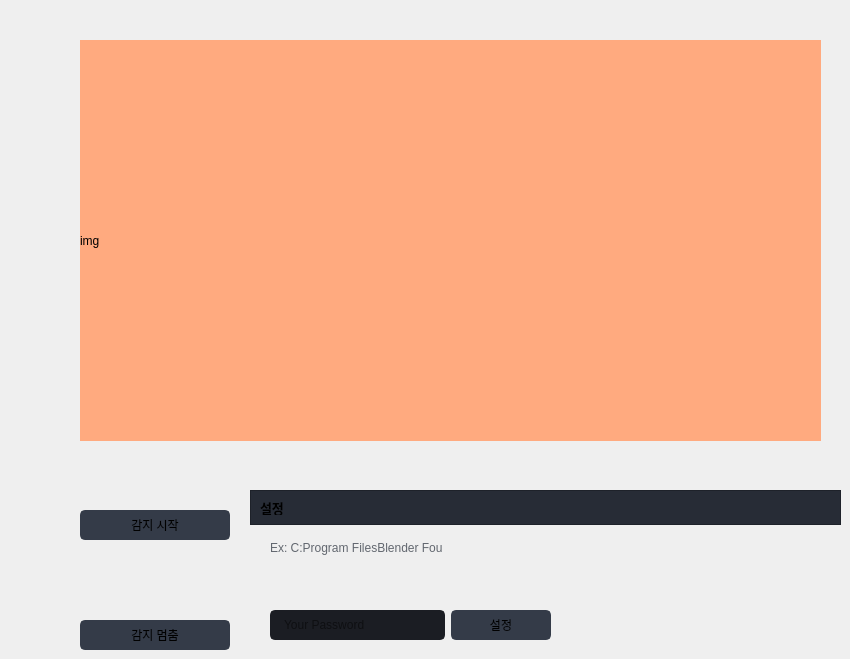
                  <widget class="QWidget" name="page_2">
                   <widget class="QLabel" name="label_4">
                    <property name="geometry">
                     <rect>
                      <x>80</x>
                      <y>40</y>
                      <width>741</width>
                      <height>401</height>
                     </rect>
                    </property>
                    <property name="autoFillBackground">
                     <bool>false</bool>
                    </property>
                    <property name="styleSheet">
                     <string notr="true">background-color: rgb(255, 170, 127);</string>
                    </property>
                    <property name="text">
                     <string>img</string>
                    </property>
                   </widget>
                   <widget class="QPushButton" name="pushButton_2">
                    <property name="geometry">
                     <rect>
                      <x>80</x>
                      <y>510</y>
                      <width>150</width>
                      <height>30</height>
                     </rect>
                    </property>
                    <property name="minimumSize">
                     <size>
                      <width>150</width>
                      <height>30</height>
                     </size>
                    </property>
                    <property name="font">
                     <font>
                      <family>Segoe UI</family>
                      <pointsize>9</pointsize>
                     </font>
                    </property>
                    <property name="styleSheet">
                     <string notr="true">QPushButton {
	border: 2px solid rgb(52, 59, 72);
	border-radius: 5px;	
	background-color: rgb(52, 59, 72);
}
QPushButton:hover {
	background-color: rgb(57, 65, 80);
	border: 2px solid rgb(61, 70, 86);
}
QPushButton:pressed {	
	background-color: rgb(35, 40, 49);
	border: 2px solid rgb(43, 50, 61);
}</string>
                    </property>
                    <property name="text">
                     <string>감지 시작</string>
                    </property>
                    <property name="icon">
                     <iconset resource="files.qrc">
                      <normaloff>:/16x16/icons/16x16/cil-folder-open.png</normaloff>:/16x16/icons/16x16/cil-folder-open.png</iconset>
                    </property>
                   </widget>
                   <widget class="QPushButton" name="pushButton_5">
                    <property name="geometry">
                     <rect>
                      <x>80</x>
                      <y>620</y>
                      <width>150</width>
                      <height>30</height>
                     </rect>
                    </property>
                    <property name="minimumSize">
                     <size>
                      <width>150</width>
                      <height>30</height>
                     </size>
                    </property>
                    <property name="font">
                     <font>
                      <family>Segoe UI</family>
                      <pointsize>9</pointsize>
                     </font>
                    </property>
                    <property name="styleSheet">
                     <string notr="true">QPushButton {
	border: 2px solid rgb(52, 59, 72);
	border-radius: 5px;	
	background-color: rgb(52, 59, 72);
}
QPushButton:hover {
	background-color: rgb(57, 65, 80);
	border: 2px solid rgb(61, 70, 86);
}
QPushButton:pressed {	
	background-color: rgb(35, 40, 49);
	border: 2px solid rgb(43, 50, 61);
}</string>
                    </property>
                    <property name="text">
                     <string>감지 멈춤</string>
                    </property>
                    <property name="icon">
                     <iconset resource="files.qrc">
                      <normaloff>:/16x16/icons/16x16/cil-folder-open.png</normaloff>:/16x16/icons/16x16/cil-folder-open.png</iconset>
                    </property>
                   </widget>
                   <widget class="QWidget" name="layoutWidget_2">
                    <property name="geometry">
                     <rect>
                      <x>270</x>
                      <y>600</y>
                      <width>281</width>
                      <height>50</height>
                     </rect>
                    </property>
                    <layout class="QGridLayout" name="gridLayout_6">
                     <property name="bottomMargin">
                      <number>0</number>
                     </property>
                     <item row="0" column="1">
                      <widget class="QPushButton" name="pushButton_7">
                       <property name="minimumSize">
                        <size>
                         <width>100</width>
                         <height>30</height>
                        </size>
                       </property>
                       <property name="font">
                        <font>
                         <family>Segoe UI</family>
                         <pointsize>9</pointsize>
                        </font>
                       </property>
                       <property name="styleSheet">
                        <string notr="true">QPushButton {
	border: 2px solid rgb(52, 59, 72);
	border-radius: 5px;	
	background-color: rgb(52, 59, 72);
}
QPushButton:hover {
	background-color: rgb(57, 65, 80);
	border: 2px solid rgb(61, 70, 86);
}
QPushButton:pressed {	
	background-color: rgb(35, 40, 49);
	border: 2px solid rgb(43, 50, 61);
}</string>
                       </property>
                       <property name="text">
                        <string>설정</string>
                       </property>
                       <property name="icon">
                        <iconset resource="files.qrc">
                         <normaloff>:/16x16/icons/16x16/cil-folder-open.png</normaloff>:/16x16/icons/16x16/cil-folder-open.png</iconset>
                       </property>
                      </widget>
                     </item>
                     <item row="0" column="0">
                      <widget class="QLineEdit" name="lineEdit_5">
                       <property name="minimumSize">
                        <size>
                         <width>50</width>
                         <height>30</height>
                        </size>
                       </property>
                       <property name="styleSheet">
                        <string notr="true">QLineEdit {
	background-color: rgb(27, 29, 35);
	border-radius: 5px;
	border: 2px solid rgb(27, 29, 35);
	padding-left: 10px;
}
QLineEdit:hover {
	border: 2px solid rgb(64, 71, 88);
}
QLineEdit:focus {
	border: 2px solid rgb(91, 101, 124);
}</string>
                       </property>
                       <property name="placeholderText">
                        <string>Your Password</string>
                       </property>
                      </widget>
                     </item>
                    </layout>
                   </widget>
                   <widget class="QLabel" name="labelVersion_6">
                    <property name="geometry">
                     <rect>
                      <x>270</x>
                      <y>540</y>
                      <width>201</width>
                      <height>16</height>
                     </rect>
                    </property>
                    <property name="styleSheet">
                     <string notr="true">color: rgb(98, 103, 111);</string>
                    </property>
                    <property name="lineWidth">
                     <number>1</number>
                    </property>
                    <property name="text">
                     <string>Ex: C:Program FilesBlender Fou</string>
                    </property>
                    <property name="alignment">
                     <set>Qt::AlignLeading|Qt::AlignLeft|Qt::AlignVCenter</set>
                    </property>
                   </widget>
                   <widget class="QFrame" name="frame_title_wid_2">
                    <property name="geometry">
                     <rect>
                      <x>250</x>
                      <y>490</y>
                      <width>591</width>
                      <height>35</height>
                     </rect>
                    </property>
                    <property name="maximumSize">
                     <size>
                      <width>16777215</width>
                      <height>35</height>
                     </size>
                    </property>
                    <property name="styleSheet">
                     <string notr="true">background-color: rgb(39, 44, 54);</string>
                    </property>
                    <property name="frameShape">
                     <enum>QFrame::StyledPanel</enum>
                    </property>
                    <property name="frameShadow">
                     <enum>QFrame::Raised</enum>
                    </property>
                    <layout class="QVBoxLayout" name="verticalLayout_12">
                     <item>
                      <widget class="QLabel" name="labelBoxBlenderInstalation_4">
                       <property name="baseSize">
                        <size>
                         <width>400</width>
                         <height>0</height>
                        </size>
                       </property>
                       <property name="font">
                        <font>
                         <family>Segoe UI</family>
                         <pointsize>10</pointsize>
                         <weight>75</weight>
                         <bold>true</bold>
                        </font>
                       </property>
                       <property name="styleSheet">
                        <string notr="true"/>
                       </property>
                       <property name="text">
                        <string>설정</string>
                       </property>
                      </widget>
                     </item>
                    </layout>
                   </widget>
                  </widget>
